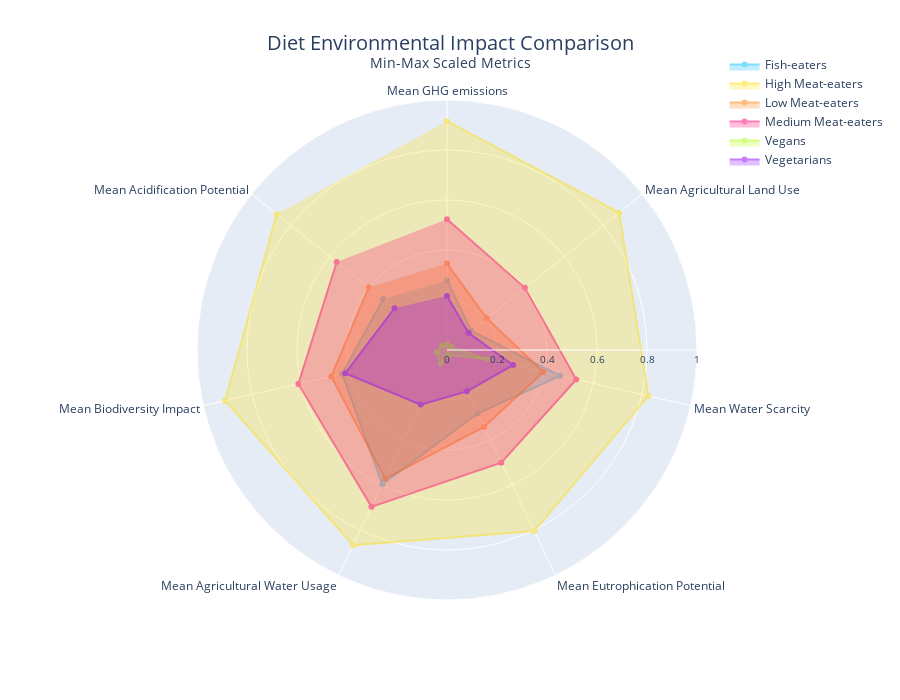

The notebook cell this image was saved under:
### Code cell
import pandas as pd
import numpy as np
import matplotlib.pyplot as plt
import seaborn as sns
from sklearn.preprocessing import MinMaxScaler
import plotly.express as px
import plotly.graph_objects as go

# Load data
df = pd.read_csv('Data_CW.csv', encoding='cp1252')

# Min-Max scaling
numerical_cols = df.columns[3:]
scaler = MinMaxScaler()
df_scaled = df.copy()
df_scaled[numerical_cols] = scaler.fit_transform(df[numerical_cols])

# 1. Environmental Impact Heatmap (Min-Max Scaled)
plt.figure(figsize=(15, 8))
diet_means = df_scaled.groupby('Type of Diet')[numerical_cols].mean()
sns.heatmap(diet_means.T, cmap='RdYlGn_r', annot=True, fmt=".2f")
plt.title('Min-Max Scaled Environmental Impact by Diet')
plt.xlabel('Diet Type')
plt.ylabel('Environmental Metrics')
plt.xticks(rotation=15)
plt.tight_layout()
plt.show()

# 2. Consolidated Radar Chart for Diets
metrics = ['Mean GHG emissions',
           'Mean Agricultural Land Use',
           'Mean Water Scarcity',
           'Mean Eutrophication Potential',
           'Mean Agricultural Water Usage',
           'Mean Biodiversity Impact',
           'Mean Acidification Potential']

diet_means = df_scaled.groupby('Type of Diet')[metrics].mean().reset_index()

# Create radar chart
fig = go.Figure()

# colors = px.colors.qualitative.Plotly
colors = ['#01befe', '#ffdd00', '#ff7d00', '#ff006d', '#adff02', '#8f00ff']
# colours

for i, diet in enumerate(diet_means['Type of Diet']):
    fig.add_trace(go.Scatterpolar(
        r=diet_means[diet_means['Type of Diet'] == diet][metrics].values[0],
        theta=metrics,
        fill='toself',
        name=diet,
        line=dict(color=colors[i]),
        opacity=0.5,
        hoverinfo='name+r',
        hovertemplate="<b>%{theta}</b>: %{r:.2f}<extra></extra>"
    ))

# Configure layout
fig.update_layout(
    title=dict(
        text='Diet Environmental Impact Comparison<br><sup>Min-Max Scaled Metrics</sup>',
        x=0.5,
        font=dict(size=20)
    ),
    legend=dict(
        y=1.1,
        x=0.9,
        font=dict(size=12)
    ),
    polar=dict(
        radialaxis=dict(
            visible=True,
            range=[0, 1],
            tickfont=dict(size=10)
        ),
        angularaxis=dict(
            tickfont=dict(size=12),
            direction='clockwise'
        )
    ),
    margin=dict(l=100, r=100, t=100, b=100),
    height=700,
    width=900
)

fig.show()

### Figure 1 — Plotly figure (JSON) as saved in the notebook; plotly's stock layout.template omitted (floating-point values rounded to 4 significant figures)
{"data": [{"fill": "toself", "hoverinfo": "name+r", "hovertemplate": "<b>%{theta}</b>: %{r:.2f}<extra></extra>", "line": {"color": "#01befe"}, "name": "Fish-eaters", "opacity": 0.5, "r": [0.2783, 0.1237, 0.4641, 0.2818, 0.5957, 0.4302, 0.3267], "theta": ["Mean GHG emissions", "Mean Agricultural Land Use", "Mean Water Scarcity", "Mean Eutrophication Potential", "Mean Agricultural Water Usage", "Mean Biodiversity Impact", "Mean Acidification Potential"], "type": "scatterpolar"}, {"fill": "toself", "hoverinfo": "name+r", "hovertemplate": "<b>%{theta}</b>: %{r:.2f}<extra></extra>", "line": {"color": "#ffdd00"}, "name": "High Meat-eaters", "opacity": 0.5, "r": [0.9152, 0.8807, 0.8261, 0.8038, 0.8664, 0.9102, 0.871], "theta": ["Mean GHG emissions", "Mean Agricultural Land Use", "Mean Water Scarcity", "Mean Eutrophication Potential", "Mean Agricultural Water Usage", "Mean Biodiversity Impact", "Mean Acidification Potential"], "type": "scatterpolar"}, {"fill": "toself", "hoverinfo": "name+r", "hovertemplate": "<b>%{theta}</b>: %{r:.2f}<extra></extra>", "line": {"color": "#ff7d00"}, "name": "Low Meat-eaters", "opacity": 0.5, "r": [0.3455, 0.2035, 0.3951, 0.3416, 0.5707, 0.4748, 0.4004], "theta": ["Mean GHG emissions", "Mean Agricultural Land Use", "Mean Water Scarcity", "Mean Eutrophication Potential", "Mean Agricultural Water Usage", "Mean Biodiversity Impact", "Mean Acidification Potential"], "type": "scatterpolar"}, {"fill": "toself", "hoverinfo": "name+r", "hovertemplate": "<b>%{theta}</b>: %{r:.2f}<extra></extra>", "line": {"color": "#ff006d"}, "name": "Medium Meat-eaters", "opacity": 0.5, "r": [0.5233, 0.3987, 0.5302, 0.5001, 0.6963, 0.6098, 0.5642], "theta": ["Mean GHG emissions", "Mean Agricultural Land Use", "Mean Water Scarcity", "Mean Eutrophication Potential", "Mean Agricultural Water Usage", "Mean Biodiversity Impact", "Mean Acidification Potential"], "type": "scatterpolar"}, {"fill": "toself", "hoverinfo": "name+r", "hovertemplate": "<b>%{theta}</b>: %{r:.2f}<extra></extra>", "line": {"color": "#adff02"}, "name": "Vegans", "opacity": 0.5, "r": [0.02321, 0.02034, 0.1645, 0.02068, 0.05871, 0.04257, 0.02663], "theta": ["Mean GHG emissions", "Mean Agricultural Land Use", "Mean Water Scarcity", "Mean Eutrophication Potential", "Mean Agricultural Water Usage", "Mean Biodiversity Impact", "Mean Acidification Potential"], "type": "scatterpolar"}, {"fill": "toself", "hoverinfo": "name+r", "hovertemplate": "<b>%{theta}</b>: %{r:.2f}<extra></extra>", "line": {"color": "#8f00ff"}, "name": "Vegetarians", "opacity": 0.5, "r": [0.2161, 0.11, 0.2711, 0.1835, 0.2425, 0.4171, 0.2682], "theta": ["Mean GHG emissions", "Mean Agricultural Land Use", "Mean Water Scarcity", "Mean Eutrophication Potential", "Mean Agricultural Water Usage", "Mean Biodiversity Impact", "Mean Acidification Potential"], "type": "scatterpolar"}], "layout": {"height": 700, "legend": {"font": {"size": 12}, "x": 0.9, "y": 1.1}, "margin": {"b": 100, "l": 100, "r": 100, "t": 100}, "polar": {"angularaxis": {"direction": "clockwise", "tickfont": {"size": 12}}, "radialaxis": {"range": [0, 1], "tickfont": {"size": 10}, "visible": true}}, "title": {"font": {"size": 20}, "text": "Diet Environmental Impact Comparison<br><sup>Min-Max Scaled Metrics</sup>", "x": 0.5}, "width": 900}}
